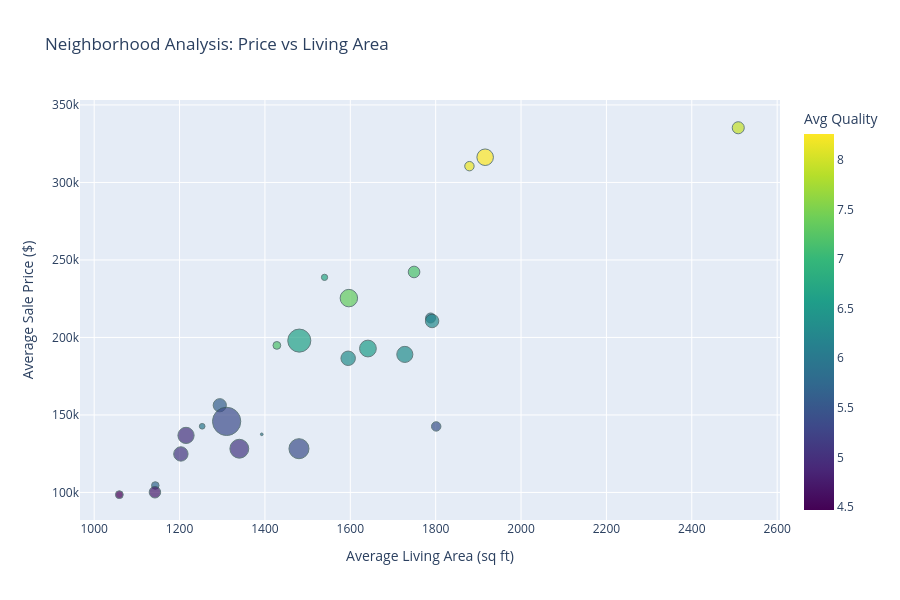
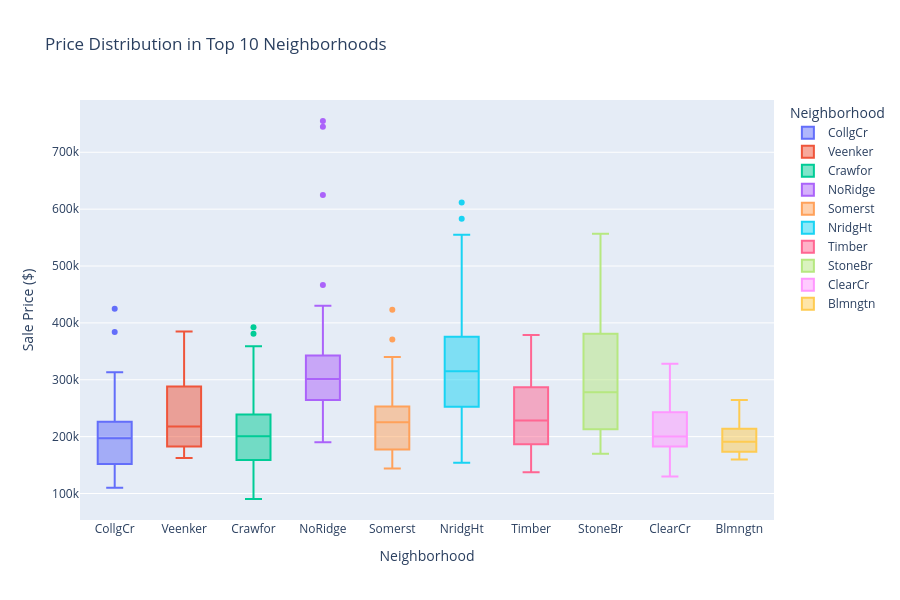
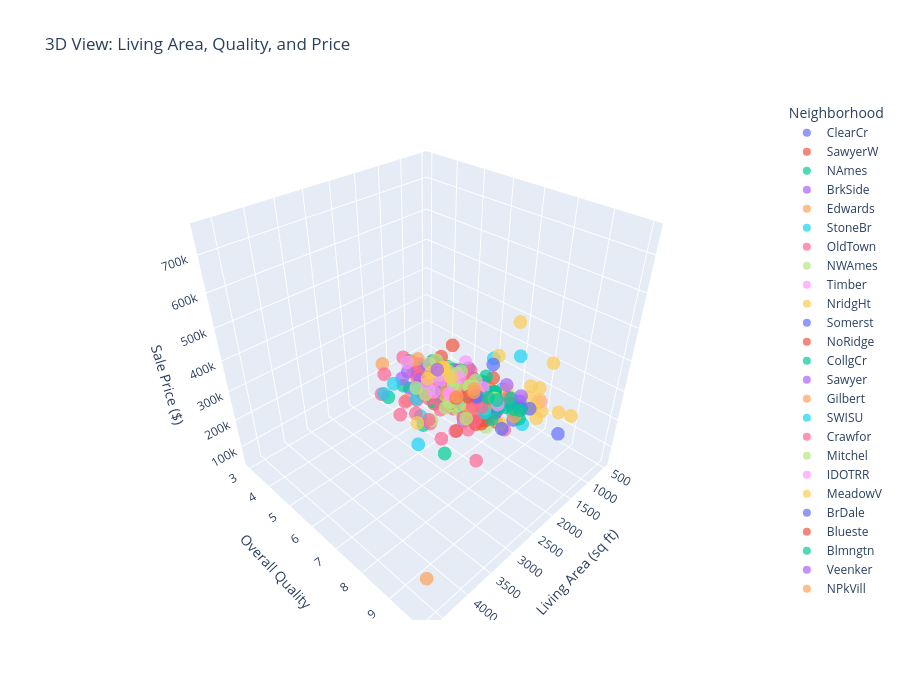

The notebook cell saved with these charts, in order:
### Markdown cell above
<a id="section17"></a>
## 17. Spatial Visualization

Create interactive visualizations showing price patterns by location.

### Code cell
# Interactive visualization with Plotly
if 'Neighborhood' in train_df.columns:
    # Create interactive neighborhood price visualization
    neighborhood_plot_data = train_df.groupby('Neighborhood').agg({
        'SalePrice': ['mean', 'median', 'count'],
        'GrLivArea': 'mean',
        'OverallQual': 'mean'
    }).reset_index()
    
    neighborhood_plot_data.columns = ['Neighborhood', 'AvgPrice', 'MedianPrice', 'Count', 'AvgLivArea', 'AvgQuality']
    
    # Interactive scatter plot
    fig = px.scatter(neighborhood_plot_data,
                     x='AvgLivArea',
                     y='AvgPrice',
                     size='Count',
                     color='AvgQuality',
                     hover_data=['Neighborhood', 'MedianPrice'],
                     title='Neighborhood Analysis: Price vs Living Area',
                     labels={'AvgLivArea': 'Average Living Area (sq ft)',
                            'AvgPrice': 'Average Sale Price ($)',
                            'AvgQuality': 'Avg Quality',
                            'Count': 'Number of Houses'},
                     color_continuous_scale='Viridis',
                     height=600)
    
    fig.update_traces(marker=dict(line=dict(width=1, color='DarkSlateGrey')))
    fig.show()
    
    # Box plot of prices by top neighborhoods
    top_neighborhoods = neighborhood_stats.head(10).index.tolist()
    train_top_neighborhoods = train_df[train_df['Neighborhood'].isin(top_neighborhoods)]
    
    fig = px.box(train_top_neighborhoods,
                 x='Neighborhood',
                 y='SalePrice',
                 title='Price Distribution in Top 10 Neighborhoods',
                 labels={'SalePrice': 'Sale Price ($)'},
                 color='Neighborhood',
                 height=600)
    
    # fig.update_xaxis(tickangle=45)
    fig.show()
    
    # 3D scatter plot
    fig = px.scatter_3d(train_df.sample(500),
                        x='GrLivArea',
                        y='OverallQual',
                        z='SalePrice',
                        color='Neighborhood',
                        title='3D View: Living Area, Quality, and Price',
                        labels={'GrLivArea': 'Living Area (sq ft)',
                               'OverallQual': 'Overall Quality',
                               'SalePrice': 'Sale Price ($)'},
                        height=700,
                        opacity=0.7)
    
    fig.show()
    
    print("✓ Interactive spatial visualizations created")
else:
    print("Neighborhood column not found for visualization")

### Figure 1 — Plotly figure (JSON) as saved in the notebook; plotly's stock layout.template omitted (floating-point values rounded to 4 significant figures)
{"data": [{"customdata": [["Blmngtn", 191000], ["Blueste", 137500], ["BrDale", 106000], ["BrkSide", 124300], ["ClearCr", 200250], ["CollgCr", 197200], ["Crawfor", 200624], ["Edwards", 121750], ["Gilbert", 181000], ["IDOTRR", 103000], ["MeadowV", 88000], ["Mitchel", 153500], ["NAmes", 140000], ["NPkVill", 146000], ["NWAmes", 182900], ["NoRidge", 301500], ["NridgHt", 315000], ["OldTown", 119000], ["SWISU", 139500], ["Sawyer", 135000], ["SawyerW", 179900], ["Somerst", 225500], ["StoneBr", 278000], ["Timber", 228475], ["Veenker", 218000]], "hovertemplate": "Average Living Area (sq ft)=%{x}<br>Average Sale Price ($)=%{y}<br>Number of Houses=%{marker.size}<br>Neighborhood=%{customdata[0]}<br>MedianPrice=%{customdata[1]}<br>Avg Quality=%{marker.color}<extra></extra>", "legendgroup": "", "marker": {"color": [7.176, 6, 5.688, 5.052, 5.893, 6.64, 6.275, 5.08, 6.557, 4.757, 4.471, 5.592, 5.36, 6, 6.329, 7.927, 8.26, 5.389, 5.44, 5.027, 6.322, 7.337, 8.16, 7.158, 6.727], "coloraxis": "coloraxis", "line": {"color": "DarkSlateGrey", "width": 1}, "size": [17, 2, 16, 58, 28, 150, 51, 100, 79, 37, 17, 49, 225, 9, 73, 41, 77, 113, 25, 74, 59, 86, 25, 38, 11], "sizemode": "area", "sizeref": 0.5625, "symbol": "circle"}, "mode": "markers", "name": "", "orientation": "v", "showlegend": false, "type": "scatter", "x": [1428.0, 1392.0, 1143.0, 1203.0, 1788.0, 1480.0, 1792.0, 1340.0, 1641.0, 1142.0, 1059.0, 1294.0, 1310.0, 1253, 1728.0, 2509.0, 1916.0, 1480.0, 1801.0, 1215.0, 1595.0, 1597.0, 1879.0, 1749.0, 1540.0], "xaxis": "x", "y": [194900.0, 137500, 104500.0, 124800.0, 212600.0, 198000.0, 210600.0, 128200.0, 192900.0, 100100.0, 98580.0, 156300.0, 145800.0, 142700.0, 189100.0, 335300.0, 316300.0, 128200.0, 142600.0, 136800.0, 186600.0, 225400.0, 310499, 242200.0, 238800.0], "yaxis": "y"}], "layout": {"coloraxis": {"colorbar": {"title": {"text": "Avg Quality"}}, "colorscale": [[0, "#440154"], [0.1111, "#482878"], [0.2222, "#3e4989"], [0.3333, "#31688e"], [0.4444, "#26828e"], [0.5556, "#1f9e89"], [0.6667, "#35b779"], [0.7778, "#6ece58"], [0.8889, "#b5de2b"], [1, "#fde725"]]}, "height": 600, "legend": {"itemsizing": "constant", "tracegroupgap": 0}, "title": {"text": "Neighborhood Analysis: Price vs Living Area"}, "xaxis": {"anchor": "y", "domain": [0, 1], "title": {"text": "Average Living Area (sq ft)"}}, "yaxis": {"anchor": "x", "domain": [0, 1], "title": {"text": "Average Sale Price ($)"}}}}

### Figure 2 — Plotly figure (JSON) as saved in the notebook; plotly's stock layout.template omitted (floating-point values rounded to 4 significant figures; data arrays with more than 128 entries replaced by an {"elided": "..."} marker saying what was removed)
{"data": [{"alignmentgroup": "True", "hovertemplate": "Neighborhood=%{x}<br>Sale Price ($)=%{y}<extra></extra>", "legendgroup": "CollgCr", "marker": {"color": "#636efa"}, "name": "CollgCr", "notched": false, "offsetgroup": "CollgCr", "orientation": "v", "showlegend": true, "type": "box", "x": {"elided": "150 str values"}, "x0": " ", "xaxis": "x", "y": {"elided": "150 int values"}, "y0": " ", "yaxis": "y"}, {"alignmentgroup": "True", "hovertemplate": "Neighborhood=%{x}<br>Sale Price ($)=%{y}<extra></extra>", "legendgroup": "Veenker", "marker": {"color": "#EF553B"}, "name": "Veenker", "notched": false, "offsetgroup": "Veenker", "orientation": "v", "showlegend": true, "type": "box", "x": ["Veenker", "Veenker", "Veenker", "Veenker", "Veenker", "Veenker", "Veenker", "Veenker", "Veenker", "Veenker", "Veenker"], "x0": " ", "xaxis": "x", "y": [181500, 385000, 162500, 324000, 245500, 165000, 270000, 187000, 218000, 194000, 294000], "y0": " ", "yaxis": "y"}, {"alignmentgroup": "True", "hovertemplate": "Neighborhood=%{x}<br>Sale Price ($)=%{y}<extra></extra>", "legendgroup": "Crawfor", "marker": {"color": "#00cc96"}, "name": "Crawfor", "notched": false, "offsetgroup": "Crawfor", "orientation": "v", "showlegend": true, "type": "box", "x": ["Crawfor", "Crawfor", "Crawfor", "Crawfor", "Crawfor", "Crawfor", "Crawfor", "Crawfor", "Crawfor", "Crawfor", "Crawfor", "Crawfor", "Crawfor", "Crawfor", "Crawfor", "Crawfor", "Crawfor", "Crawfor", "Crawfor", "Crawfor", "Crawfor", "Crawfor", "Crawfor", "Crawfor", "Crawfor", "Crawfor", "Crawfor", "Crawfor", "Crawfor", "Crawfor", "Crawfor", "Crawfor", "Crawfor", "Crawfor", "Crawfor", "Crawfor", "Crawfor", "Crawfor", "Crawfor", "Crawfor", "Crawfor", "Crawfor", "Crawfor", "Crawfor", "Crawfor", "Crawfor", "Crawfor", "Crawfor", "Crawfor", "Crawfor", "Crawfor"], "x0": " ", "xaxis": "x", "y": [140000, 163500, 217000, 259500, 200100, 315000, 311500, 235000, 158500, 157000, 177000, 239000, 90350, 188700, 289000, 96500, 234000, 200624, 217500, 359100, 149000, 137500, 257500, 222000, 164000, 189950, 250000, 145000, 145000, 160000, 165000, 119750, 220000, 219500, 174500, 230000, 224000, 239000, 154900, 392500, 138887, 230000, 381000, 139000, 177500, 335000, 177000, 275000, 223000, 191000, 266500], "y0": " ", "yaxis": "y"}, {"alignmentgroup": "True", "hovertemplate": "Neighborhood=%{x}<br>Sale Price ($)=%{y}<extra></extra>", "legendgroup": "NoRidge", "marker": {"color": "#ab63fa"}, "name": "NoRidge", "notched": false, "offsetgroup": "NoRidge", "orientation": "v", "showlegend": true, "type": "box", "x": ["NoRidge", "NoRidge", "NoRidge", "NoRidge", "NoRidge", "NoRidge", "NoRidge", "NoRidge", "NoRidge", "NoRidge", "NoRidge", "NoRidge", "NoRidge", "NoRidge", "NoRidge", "NoRidge", "NoRidge", "NoRidge", "NoRidge", "NoRidge", "NoRidge", "NoRidge", "NoRidge", "NoRidge", "NoRidge", "NoRidge", "NoRidge", "NoRidge", "NoRidge", "NoRidge", "NoRidge", "NoRidge", "NoRidge", "NoRidge", "NoRidge", "NoRidge", "NoRidge", "NoRidge", "NoRidge", "NoRidge", "NoRidge"], "x0": " ", "xaxis": "x", "y": [250000, 260000, 290000, 403000, 290000, 260000, 280000, 258000, 315000, 430000, 265000, 315750, 248000, 268000, 350000, 402000, 221000, 755000, 341000, 260400, 290000, 337000, 269790, 336000, 348000, 310000, 248000, 325000, 625000, 285000, 745000, 262000, 301500, 290000, 302000, 333168, 190000, 410000, 466500, 340000, 271000], "y0": " ", "yaxis": "y"}, {"alignmentgroup": "True", "hovertemplate": "Neighborhood=%{x}<br>Sale Price ($)=%{y}<extra></extra>", "legendgroup": "Somerst", "marker": {"color": "#FFA15A"}, "name": "Somerst", "notched": false, "offsetgroup": "Somerst", "orientation": "v", "showlegend": true, "type": "box", "x": ["Somerst", "Somerst", "Somerst", "Somerst", "Somerst", "Somerst", "Somerst", "Somerst", "Somerst", "Somerst", "Somerst", "Somerst", "Somerst", "Somerst", "Somerst", "Somerst", "Somerst", "Somerst", "Somerst", "Somerst", "Somerst", "Somerst", "Somerst", "Somerst", "Somerst", "Somerst", "Somerst", "Somerst", "Somerst", "Somerst", "Somerst", "Somerst", "Somerst", "Somerst", "Somerst", "Somerst", "Somerst", "Somerst", "Somerst", "Somerst", "Somerst", "Somerst", "Somerst", "Somerst", "Somerst", "Somerst", "Somerst", "Somerst", "Somerst", "Somerst", "Somerst", "Somerst", "Somerst", "Somerst", "Somerst", "Somerst", "Somerst", "Somerst", "Somerst", "Somerst", "Somerst", "Somerst", "Somerst", "Somerst", "Somerst", "Somerst", "Somerst", "Somerst", "Somerst", "Somerst", "Somerst", "Somerst", "Somerst", "Somerst", "Somerst", "Somerst", "Somerst", "Somerst", "Somerst", "Somerst", "Somerst", "Somerst", "Somerst", "Somerst", "Somerst", "Somerst"], "x0": " ", "xaxis": "x", "y": [307000, 249700, 172500, 245000, 164500, 250000, 176000, 254900, 177000, 311872, 252678, 262500, 207500, 266000, 185000, 244600, 164700, 239000, 270000, 340000, 187750, 241000, 339750, 222000, 210000, 263435, 226700, 208300, 176000, 263000, 146000, 151000, 168500, 226000, 370878, 205950, 423000, 227875, 148800, 196000, 172500, 179400, 215200, 264132, 225000, 227680, 232600, 147400, 151000, 250580, 303477, 328900, 255000, 173733, 320000, 253000, 155000, 182000, 165000, 199900, 197000, 232000, 252000, 197000, 160000, 235128, 171900, 174000, 290000, 229456, 214000, 248328, 186500, 183900, 232000, 208900, 147000, 227000, 177500, 144152, 216000, 250000, 282922, 310000, 287090, 185000], "y0": " ", "yaxis": "y"}, {"alignmentgroup": "True", "hovertemplate": "Neighborhood=%{x}<br>Sale Price ($)=%{y}<extra></extra>", "legendgroup": "NridgHt", "marker": {"color": "#19d3f3"}, "name": "NridgHt", "notched": false, "offsetgroup": "NridgHt", "orientation": "v", "showlegend": true, "type": "box", "x": ["NridgHt", "NridgHt", "NridgHt", "NridgHt", "NridgHt", "NridgHt", "NridgHt", "NridgHt", "NridgHt", "NridgHt", "NridgHt", "NridgHt", "NridgHt", "NridgHt", "NridgHt", "NridgHt", "NridgHt", "NridgHt", "NridgHt", "NridgHt", "NridgHt", "NridgHt", "NridgHt", "NridgHt", "NridgHt", "NridgHt", "NridgHt", "NridgHt", "NridgHt", "NridgHt", "NridgHt", "NridgHt", "NridgHt", "NridgHt", "NridgHt", "NridgHt", "NridgHt", "NridgHt", "NridgHt", "NridgHt", "NridgHt", "NridgHt", "NridgHt", "NridgHt", "NridgHt", "NridgHt", "NridgHt", "NridgHt", "NridgHt", "NridgHt", "NridgHt", "NridgHt", "NridgHt", "NridgHt", "NridgHt", "NridgHt", "NridgHt", "NridgHt", "NridgHt", "NridgHt", "NridgHt", "NridgHt", "NridgHt", "NridgHt", "NridgHt", "NridgHt", "NridgHt", "NridgHt", "NridgHt", "NridgHt", "NridgHt", "NridgHt", "NridgHt", "NridgHt", "NridgHt", "NridgHt", "NridgHt"], "x0": " ", "xaxis": "x", "y": [345000, 325300, 256300, 306000, 277500, 309000, 319900, 202500, 317000, 372402, 412500, 220000, 325624, 274900, 386250, 318000, 415298, 207500, 360000, 342643, 354000, 284000, 207000, 266000, 154000, 437154, 318061, 426000, 280000, 555000, 250000, 440000, 380000, 326000, 374000, 202665, 402861, 446261, 255500, 284000, 214000, 253293, 451950, 275000, 314813, 209500, 274000, 194700, 254000, 275500, 395000, 485000, 582933, 224000, 385000, 350000, 611657, 285000, 173000, 395192, 337500, 196000, 185850, 335000, 280000, 318000, 230000, 233170, 367294, 175500, 465000, 171750, 281000, 325000, 202500, 315000, 394617], "y0": " ", "yaxis": "y"}, {"alignmentgroup": "True", "hovertemplate": "Neighborhood=%{x}<br>Sale Price ($)=%{y}<extra></extra>", "legendgroup": "Timber", "marker": {"color": "#FF6692"}, "name": "Timber", "notched": false, "offsetgroup": "Timber", "orientation": "v", "showlegend": true, "type": "box", "x": ["Timber", "Timber", "Timber", "Timber", "Timber", "Timber", "Timber", "Timber", "Timber", "Timber", "Timber", "Timber", "Timber", "Timber", "Timber", "Timber", "Timber", "Timber", "Timber", "Timber", "Timber", "Timber", "Timber", "Timber", "Timber", "Timber", "Timber", "Timber", "Timber", "Timber", "Timber", "Timber", "Timber", "Timber", "Timber", "Timber", "Timber", "Timber"], "x0": " ", "xaxis": "x", "y": [170000, 220000, 269500, 228000, 184000, 375000, 228950, 202900, 175000, 204000, 175000, 315000, 224500, 369900, 305000, 335000, 176000, 312500, 187500, 248900, 187500, 201000, 137500, 270000, 214900, 287000, 293077, 315500, 250000, 186700, 265900, 378500, 180000, 283463, 239000, 167500, 281213, 160000], "y0": " ", "yaxis": "y"}, {"alignmentgroup": "True", "hovertemplate": "Neighborhood=%{x}<br>Sale Price ($)=%{y}<extra></extra>", "legendgroup": "StoneBr", "marker": {"color": "#B6E880"}, "name": "StoneBr", "notched": false, "offsetgroup": "StoneBr", "orientation": "v", "showlegend": true, "type": "box", "x": ["StoneBr", "StoneBr", "StoneBr", "StoneBr", "StoneBr", "StoneBr", "StoneBr", "StoneBr", "StoneBr", "StoneBr", "StoneBr", "StoneBr", "StoneBr", "StoneBr", "StoneBr", "StoneBr", "StoneBr", "StoneBr", "StoneBr", "StoneBr", "StoneBr", "StoneBr", "StoneBr", "StoneBr", "StoneBr"], "x0": " ", "xaxis": "x", "y": [438780, 239000, 501837, 286000, 377426, 394432, 212000, 251000, 325000, 319000, 372500, 207500, 392000, 361919, 189000, 275000, 236500, 180000, 538000, 187500, 556581, 213500, 170000, 278000, 260000], "y0": " ", "yaxis": "y"}, {"alignmentgroup": "True", "hovertemplate": "Neighborhood=%{x}<br>Sale Price ($)=%{y}<extra></extra>", "legendgroup": "ClearCr", "marker": {"color": "#FF97FF"}, "name": "ClearCr", "notched": false, "offsetgroup": "ClearCr", "orientation": "v", "showlegend": true, "type": "box", "x": ["ClearCr", "ClearCr", "ClearCr", "ClearCr", "ClearCr", "ClearCr", "ClearCr", "ClearCr", "ClearCr", "ClearCr", "ClearCr", "ClearCr", "ClearCr", "ClearCr", "ClearCr", "ClearCr", "ClearCr", "ClearCr", "ClearCr", "ClearCr", "ClearCr", "ClearCr", "ClearCr", "ClearCr", "ClearCr", "ClearCr", "ClearCr", "ClearCr"], "x0": " ", "xaxis": "x", "y": [225000, 180000, 235000, 190000, 211000, 277000, 241500, 192000, 190000, 130000, 134432, 240000, 280000, 256000, 143000, 173000, 302000, 187500, 200000, 155000, 185000, 240000, 244400, 328000, 200500, 161500, 260000, 190000], "y0": " ", "yaxis": "y"}, {"alignmentgroup": "True", "hovertemplate": "Neighborhood=%{x}<br>Sale Price ($)=%{y}<extra></extra>", "legendgroup": "Blmngtn", "marker": {"color": "#FECB52"}, "name": "Blmngtn", "notched": false, "offsetgroup": "Blmngtn", "orientation": "v", "showlegend": true, "type": "box", "x": ["Blmngtn", "Blmngtn", "Blmngtn", "Blmngtn", "Blmngtn", "Blmngtn", "Blmngtn", "Blmngtn", "Blmngtn", "Blmngtn", "Blmngtn", "Blmngtn", "Blmngtn", "Blmngtn", "Blmngtn", "Blmngtn", "Blmngtn"], "x0": " ", "xaxis": "x", "y": [167240, 192500, 192000, 172500, 178740, 234000, 194201, 264561, 160200, 215000, 159895, 181000, 213490, 191000, 174000, 246578, 175900], "y0": " ", "yaxis": "y"}], "layout": {"boxmode": "overlay", "height": 600, "legend": {"title": {"text": "Neighborhood"}, "tracegroupgap": 0}, "title": {"text": "Price Distribution in Top 10 Neighborhoods"}, "xaxis": {"anchor": "y", "categoryarray": ["CollgCr", "Veenker", "Crawfor", "NoRidge", "Somerst", "NridgHt", "Timber", "StoneBr", "ClearCr", "Blmngtn"], "categoryorder": "array", "domain": [0, 1], "title": {"text": "Neighborhood"}}, "yaxis": {"anchor": "x", "domain": [0, 1], "title": {"text": "Sale Price ($)"}}}}

### Figure 3 — Plotly figure (JSON) as saved in the notebook; plotly's stock layout.template omitted (floating-point values rounded to 4 significant figures)
{"data": [{"hovertemplate": "Neighborhood=ClearCr<br>Living Area (sq ft)=%{x}<br>Overall Quality=%{y}<br>Sale Price ($)=%{z}<extra></extra>", "legendgroup": "ClearCr", "marker": {"color": "#636efa", "opacity": 0.7, "symbol": "circle"}, "mode": "markers", "name": "ClearCr", "scene": "scene", "showlegend": true, "type": "scatter3d", "x": [1252, 2022, 1824, 1291, 2060, 1524, 2126, 1688], "y": [6, 7, 7, 6, 6, 7, 5, 6], "z": [235000, 192000, 302000, 173000, 211000, 260000, 185000, 200000]}, {"hovertemplate": "Neighborhood=SawyerW<br>Living Area (sq ft)=%{x}<br>Overall Quality=%{y}<br>Sale Price ($)=%{z}<extra></extra>", "legendgroup": "SawyerW", "marker": {"color": "#EF553B", "opacity": 0.7, "symbol": "circle"}, "mode": "markers", "name": "SawyerW", "scene": "scene", "showlegend": true, "type": "scatter3d", "x": [1603, 1141, 784, 1564, 2196, 884, 1097, 2730, 1710, 965, 1114, 1224, 1080, 752, 2084, 1911, 918, 1845], "y": [6, 6, 6, 6, 7, 5, 6, 7, 6, 5, 6, 5, 7, 6, 7, 8, 6, 6], "z": [175900, 142500, 76000, 171000, 271900, 144000, 152000, 301000, 187000, 119900, 155000, 153337, 141000, 125000, 233000, 215000, 99500, 189000]}, {"hovertemplate": "Neighborhood=NAmes<br>Living Area (sq ft)=%{x}<br>Overall Quality=%{y}<br>Sale Price ($)=%{z}<extra></extra>", "legendgroup": "NAmes", "marker": {"color": "#00cc96", "opacity": 0.7, "symbol": "circle"}, "mode": "markers", "name": "NAmes", "scene": "scene", "showlegend": true, "type": "scatter3d", "x": [864, 912, 1040, 1040, 1385, 1337, 1302, 1888, 1425, 832, 1362, 1196, 1050, 1478, 1738, 1052, 1269, 936, 928, 1431, 1812, 1040, 910, 1040, 1394, 1152, 1225, 1138, 1314, 999, 981, 773, 1644, 1839, 1584, 3112, 1200, 1851, 1092, 1344, 1251, 1056, 1048, 1657, 892, 1265, 1134, 1600, 1224, 1065, 2223, 1056, 882, 2634, 2217, 1054, 1661, 827, 1383, 1053, 1350, 1422, 1128, 1348, 1728, 900, 952, 1216, 1716, 1148, 2380, 864, 1277, 1144, 1375, 907, 1026, 2142, 864, 1382, 2704, 1109], "y": [6, 5, 3, 4, 5, 6, 6, 6, 6, 6, 6, 6, 5, 6, 4, 5, 5, 5, 5, 6, 5, 5, 5, 4, 6, 5, 4, 6, 5, 5, 6, 5, 6, 6, 5, 8, 5, 6, 6, 5, 6, 5, 5, 6, 5, 5, 5, 5, 4, 5, 7, 5, 5, 5, 8, 6, 6, 5, 6, 5, 6, 5, 5, 6, 5, 5, 4, 5, 6, 5, 6, 4, 7, 5, 6, 4, 6, 6, 4, 6, 8, 5], "z": [127500, 120000, 93500, 90000, 166000, 181000, 158000, 190000, 180500, 105500, 163000, 139000, 128900, 156500, 104900, 138500, 155000, 129000, 132000, 165000, 169500, 109500, 116000, 109900, 159000, 180500, 128950, 145000, 145000, 134500, 143250, 110000, 167000, 155000, 124000, 235000, 146000, 187000, 145000, 144000, 160000, 142000, 135000, 163500, 110000, 179900, 135000, 207500, 101800, 126500, 244000, 139000, 106500, 200000, 268000, 137500, 165500, 107500, 145250, 145500, 168500, 139900, 118000, 155000, 142600, 134800, 135750, 118500, 171000, 132500, 129000, 120500, 167000, 124000, 140000, 109008, 156000, 193500, 115000, 176000, 345000, 139000]}, {"hovertemplate": "Neighborhood=BrkSide<br>Living Area (sq ft)=%{x}<br>Overall Quality=%{y}<br>Sale Price ($)=%{z}<extra></extra>", "legendgroup": "BrkSide", "marker": {"color": "#ab63fa", "opacity": 0.7, "symbol": "circle"}, "mode": "markers", "name": "BrkSide", "scene": "scene", "showlegend": true, "type": "scatter3d", "x": [784, 729, 875, 1539, 1301, 1362, 935, 1576, 904, 2019, 1412, 520, 1577, 960, 1218, 1820], "y": [5, 3, 5, 5, 5, 6, 5, 5, 6, 7, 6, 4, 6, 4, 6, 7], "z": [109500, 52000, 105000, 141500, 100000, 128000, 79500, 223500, 119000, 167500, 132500, 68500, 140200, 129000, 131000, 184000]}, {"hovertemplate": "Neighborhood=Edwards<br>Living Area (sq ft)=%{x}<br>Overall Quality=%{y}<br>Sale Price ($)=%{z}<extra></extra>", "legendgroup": "Edwards", "marker": {"color": "#FFA15A", "opacity": 0.7, "symbol": "circle"}, "mode": "markers", "name": "Edwards", "scene": "scene", "showlegend": true, "type": "scatter3d", "x": [796, 4676, 774, 894, 1250, 980, 1125, 1221, 1698, 1144, 1117, 1922, 1470, 816, 2200, 1487, 1674, 944, 1256, 1090, 864, 1196, 1466, 1184, 1152, 1604, 948, 996, 1426, 1689, 1072, 1733], "y": [5, 10, 3, 4, 5, 6, 6, 5, 9, 5, 6, 7, 4, 6, 5, 6, 6, 3, 5, 5, 5, 6, 5, 5, 4, 5, 4, 5, 6, 6, 5, 3], "z": [85000, 184750, 79000, 110000, 116000, 127500, 125000, 104900, 320000, 129000, 107000, 198500, 135000, 118500, 145900, 113000, 185000, 82000, 147500, 157000, 99900, 110000, 149900, 81000, 82000, 117000, 111000, 108000, 159500, 127500, 145000, 139600]}, {"hovertemplate": "Neighborhood=StoneBr<br>Living Area (sq ft)=%{x}<br>Overall Quality=%{y}<br>Sale Price ($)=%{z}<extra></extra>", "legendgroup": "StoneBr", "marker": {"color": "#19d3f3", "opacity": 0.7, "symbol": "circle"}, "mode": "markers", "name": "StoneBr", "scene": "scene", "showlegend": true, "type": "scatter3d", "x": [1742, 1338, 1419, 1826, 2945, 2868, 1502, 2576], "y": [8, 8, 8, 8, 10, 9, 8, 8], "z": [275000, 213500, 392000, 319000, 438780, 556581, 212000, 361919]}, {"hovertemplate": "Neighborhood=OldTown<br>Living Area (sq ft)=%{x}<br>Overall Quality=%{y}<br>Sale Price ($)=%{z}<extra></extra>", "legendgroup": "OldTown", "marker": {"color": "#FF6692", "opacity": 0.7, "symbol": "circle"}, "mode": "markers", "name": "OldTown", "scene": "scene", "showlegend": true, "type": "scatter3d", "x": [968, 2792, 1236, 1363, 882, 1652, 1389, 886, 1374, 1960, 2358, 804, 2554, 1118, 901, 1440, 693, 2372, 882, 1111, 1699, 1103, 1482, 1635, 789, 1368, 1284, 2210, 1034, 1466, 1826, 1641, 1795, 1130, 720, 2290, 968, 1666, 1328, 1022, 1656, 1183, 1889], "y": [5, 6, 6, 4, 4, 5, 7, 5, 4, 5, 8, 5, 7, 6, 4, 5, 4, 5, 5, 7, 3, 6, 7, 6, 5, 6, 5, 6, 5, 5, 7, 7, 5, 5, 6, 4, 4, 8, 4, 5, 5, 3, 7], "z": [100000, 256000, 149700, 125500, 103200, 139000, 135000, 91300, 105000, 124500, 122000, 119000, 159500, 116000, 107900, 79000, 52500, 107500, 97000, 116900, 95000, 110500, 143000, 117000, 115000, 114504, 110000, 117500, 109000, 170000, 155000, 178000, 131500, 120000, 105900, 122500, 64500, 161000, 107000, 85000, 135000, 120000, 122000]}, {"hovertemplate": "Neighborhood=NWAmes<br>Living Area (sq ft)=%{x}<br>Overall Quality=%{y}<br>Sale Price ($)=%{z}<extra></extra>", "legendgroup": "NWAmes", "marker": {"color": "#B6E880", "opacity": 0.7, "symbol": "circle"}, "mode": "markers", "name": "NWAmes", "scene": "scene", "showlegend": true, "type": "scatter3d", "x": [1334, 2156, 1258, 1724, 1416, 2784, 1844, 1725, 1920, 1370, 1714, 1489, 1178, 1242, 1126, 1472, 1381, 1556, 2183, 2353, 1411, 1586, 1484, 1621, 1656], "y": [6, 7, 6, 6, 6, 7, 6, 7, 7, 7, 7, 6, 5, 7, 5, 7, 6, 6, 7, 7, 7, 6, 5, 7, 5], "z": [167900, 262500, 145000, 197900, 179900, 250000, 190000, 197000, 170000, 152000, 196500, 185750, 157000, 175500, 175000, 187500, 197500, 154000, 229000, 260000, 82500, 181000, 175000, 202500, 135000]}, {"hovertemplate": "Neighborhood=Timber<br>Living Area (sq ft)=%{x}<br>Overall Quality=%{y}<br>Sale Price ($)=%{z}<extra></extra>", "legendgroup": "Timber", "marker": {"color": "#FF97FF", "opacity": 0.7, "symbol": "circle"}, "mode": "markers", "name": "Timber", "scene": "scene", "showlegend": true, "type": "scatter3d", "x": [1776, 1800, 1894, 2262, 1756, 1344, 2036, 1146, 1412, 2898, 1646, 1620], "y": [8, 8, 7, 8, 6, 6, 7, 7, 6, 8, 8, 9], "z": [283463, 312500, 214900, 305000, 204000, 137500, 375000, 187500, 175000, 287000, 248900, 315500]}, {"hovertemplate": "Neighborhood=NridgHt<br>Living Area (sq ft)=%{x}<br>Overall Quality=%{y}<br>Sale Price ($)=%{z}<extra></extra>", "legendgroup": "NridgHt", "marker": {"color": "#FECB52", "opacity": 0.7, "symbol": "circle"}, "mode": "markers", "name": "NridgHt", "scene": "scene", "showlegend": true, "type": "scatter3d", "x": [1364, 1684, 2713, 2374, 1828, 1976, 2402, 1652, 2364, 1702, 2098, 2084, 1940, 1704, 1944, 1836, 1869, 2596, 1718, 1626, 1713, 2161, 1358, 1358, 1561, 2184], "y": [7, 9, 9, 8, 9, 8, 10, 9, 9, 9, 8, 10, 9, 8, 9, 8, 9, 9, 10, 7, 8, 8, 7, 7, 9, 9], "z": [185850, 266000, 446261, 285000, 314813, 440000, 555000, 325000, 611657, 367294, 275500, 385000, 395192, 306000, 360000, 280000, 318061, 342643, 337500, 175500, 274900, 325624, 224000, 207000, 277500, 335000]}, {"hovertemplate": "Neighborhood=Somerst<br>Living Area (sq ft)=%{x}<br>Overall Quality=%{y}<br>Sale Price ($)=%{z}<extra></extra>", "legendgroup": "Somerst", "marker": {"color": "#636efa", "opacity": 0.7, "symbol": "circle"}, "mode": "markers", "name": "Somerst", "scene": "scene", "showlegend": true, "type": "scatter3d", "x": [2097, 1953, 1250, 1665, 1441, 1301, 1452, 1241, 1852, 1314, 1929, 1489, 1102, 1547, 1958, 1247, 1563, 1352, 1933, 1576, 1939, 1250, 2466, 1496, 1689, 1905, 2007, 1739], "y": [8, 8, 7, 7, 8, 7, 7, 7, 7, 8, 7, 8, 7, 7, 7, 8, 8, 7, 6, 7, 8, 7, 8, 8, 7, 9, 10, 8], "z": [423000, 252000, 164700, 205950, 174000, 187750, 183900, 199900, 252678, 229456, 226000, 232600, 148800, 215200, 250000, 197000, 245000, 208900, 214000, 197000, 266000, 171900, 340000, 225000, 248328, 320000, 310000, 172500]}, {"hovertemplate": "Neighborhood=NoRidge<br>Living Area (sq ft)=%{x}<br>Overall Quality=%{y}<br>Sale Price ($)=%{z}<extra></extra>", "legendgroup": "NoRidge", "marker": {"color": "#EF553B", "opacity": 0.7, "symbol": "circle"}, "mode": "markers", "name": "NoRidge", "scene": "scene", "showlegend": true, "type": "scatter3d", "x": [2531, 2263, 2344, 2418, 3627, 2285, 2198, 4316, 2520, 4476, 2872, 2417, 2270], "y": [8, 8, 7, 7, 10, 8, 8, 10, 8, 10, 8, 8, 8], "z": [290000, 258000, 265000, 341000, 625000, 248000, 250000, 755000, 310000, 745000, 285000, 260000, 290000]}, {"hovertemplate": "Neighborhood=CollgCr<br>Living Area (sq ft)=%{x}<br>Overall Quality=%{y}<br>Sale Price ($)=%{z}<extra></extra>", "legendgroup": "CollgCr", "marker": {"color": "#00cc96", "opacity": 0.7, "symbol": "circle"}, "mode": "markers", "name": "CollgCr", "scene": "scene", "showlegend": true, "type": "scatter3d", "x": [1208, 1792, 1494, 1494, 1786, 1724, 1479, 1456, 1694, 882, 1500, 1861, 1614, 768, 2031, 924, 954, 2031, 848, 2263, 1392, 990, 1494, 1829, 1872, 1294, 1661, 1226, 990, 1430, 1962, 1536, 1734, 1220, 1786, 1456, 1573, 2153, 894, 1456, 1316, 1414, 1661, 1099, 1504, 1501, 1796, 864, 1040, 1716], "y": [7, 7, 7, 6, 6, 7, 7, 6, 8, 5, 7, 7, 7, 5, 7, 5, 5, 8, 6, 8, 6, 5, 7, 7, 8, 7, 7, 7, 5, 7, 7, 7, 7, 7, 7, 7, 7, 9, 5, 7, 7, 7, 7, 5, 7, 7, 6, 5, 5, 7], "z": [195400, 231500, 279500, 217000, 204750, 188000, 191000, 163990, 245350, 112500, 190000, 200000, 221500, 133000, 222500, 110000, 132500, 237000, 149300, 287000, 161750, 156000, 221000, 237000, 261500, 193879, 212000, 198900, 126000, 187100, 239799, 214000, 260000, 194000, 223500, 189000, 227000, 313000, 123000, 155835, 200141, 185500, 224900, 144000, 203000, 204000, 211000, 133500, 124000, 191000]}, {"hovertemplate": "Neighborhood=Sawyer<br>Living Area (sq ft)=%{x}<br>Overall Quality=%{y}<br>Sale Price ($)=%{z}<extra></extra>", "legendgroup": "Sawyer", "marker": {"color": "#ab63fa", "opacity": 0.7, "symbol": "circle"}, "mode": "markers", "name": "Sawyer", "scene": "scene", "showlegend": true, "type": "scatter3d", "x": [1386, 899, 988, 912, 1479, 948, 935, 912, 1029, 1039, 1779, 900, 1768, 1620, 912, 1212, 1383, 894, 1020, 955, 1092, 1296, 860, 1920, 1236, 1068, 1006, 1721, 1067, 894], "y": [6, 5, 5, 6, 6, 5, 5, 5, 4, 5, 5, 5, 4, 4, 5, 6, 5, 5, 5, 5, 5, 4, 5, 5, 5, 6, 5, 5, 4, 5], "z": [158900, 130000, 128500, 142000, 130500, 108000, 137000, 144000, 118500, 131500, 170000, 122000, 136500, 150000, 125000, 151000, 165000, 129000, 94000, 127000, 139000, 90000, 137000, 172500, 135000, 154500, 80000, 180000, 128000, 125000]}, {"hovertemplate": "Neighborhood=Gilbert<br>Living Area (sq ft)=%{x}<br>Overall Quality=%{y}<br>Sale Price ($)=%{z}<extra></extra>", "legendgroup": "Gilbert", "marker": {"color": "#FFA15A", "opacity": 0.7, "symbol": "circle"}, "mode": "markers", "name": "Gilbert", "scene": "scene", "showlegend": true, "type": "scatter3d", "x": [1670, 1470, 1419, 1509, 2021, 1800, 1647, 1484, 1983, 1671, 1412, 1498, 1481, 1456, 1886, 1167, 1895, 1456, 1511, 1690, 2462, 1718, 1472, 1792, 1253], "y": [7, 6, 8, 6, 7, 6, 6, 6, 7, 6, 6, 6, 6, 6, 7, 6, 7, 6, 6, 6, 7, 7, 7, 6, 7], "z": [240000, 185000, 184100, 183200, 274725, 179000, 175000, 178900, 225000, 173000, 156932, 187500, 174000, 176000, 199900, 173000, 194500, 172785, 185000, 181000, 320000, 185000, 160000, 186500, 176000]}, {"hovertemplate": "Neighborhood=SWISU<br>Living Area (sq ft)=%{x}<br>Overall Quality=%{y}<br>Sale Price ($)=%{z}<extra></extra>", "legendgroup": "SWISU", "marker": {"color": "#19d3f3", "opacity": 0.7, "symbol": "circle"}, "mode": "markers", "name": "SWISU", "scene": "scene", "showlegend": true, "type": "scatter3d", "x": [1981, 1477, 1964, 3082, 2230, 1716, 1135, 1928, 1482, 2447], "y": [4, 7, 5, 7, 4, 5, 7, 5, 6, 6], "z": [135000, 145000, 130000, 197000, 118500, 135900, 155000, 160000, 140000, 169000]}, {"hovertemplate": "Neighborhood=Crawfor<br>Living Area (sq ft)=%{x}<br>Overall Quality=%{y}<br>Sale Price ($)=%{z}<extra></extra>", "legendgroup": "Crawfor", "marker": {"color": "#FF6692", "opacity": 0.7, "symbol": "circle"}, "mode": "markers", "name": "Crawfor", "scene": "scene", "showlegend": true, "type": "scatter3d", "x": [1902, 2555, 1802, 1680, 2727, 1308, 1494, 1502, 1426, 1954, 1152, 1717, 1784, 1646, 1564, 2259, 3447, 1740, 954, 1839, 1958], "y": [7, 6, 7, 6, 8, 5, 6, 6, 7, 7, 6, 7, 5, 8, 7, 6, 8, 7, 5, 6, 6], "z": [335000, 191000, 200100, 177000, 315000, 160000, 177500, 165000, 189950, 311500, 158500, 140000, 138887, 275000, 174500, 217000, 381000, 219500, 119750, 257500, 145000]}, {"hovertemplate": "Neighborhood=Mitchel<br>Living Area (sq ft)=%{x}<br>Overall Quality=%{y}<br>Sale Price ($)=%{z}<extra></extra>", "legendgroup": "Mitchel", "marker": {"color": "#B6E880", "opacity": 0.7, "symbol": "circle"}, "mode": "markers", "name": "Mitchel", "scene": "scene", "showlegend": true, "type": "scatter3d", "x": [1126, 1968, 874, 1204, 1567, 1389, 1217, 2149, 1728, 1062, 1734, 1959, 1824, 845, 974, 1216, 1034, 1040, 988, 768, 1120], "y": [5, 5, 5, 6, 6, 5, 7, 7, 6, 6, 5, 7, 6, 4, 5, 6, 6, 4, 5, 5, 5], "z": [160000, 172000, 130000, 162000, 196000, 170000, 173000, 239686, 150900, 146800, 126000, 171000, 139000, 129500, 93500, 164000, 169900, 132250, 113000, 129500, 147000]}, {"hovertemplate": "Neighborhood=IDOTRR<br>Living Area (sq ft)=%{x}<br>Overall Quality=%{y}<br>Sale Price ($)=%{z}<extra></extra>", "legendgroup": "IDOTRR", "marker": {"color": "#FF97FF", "opacity": 0.7, "symbol": "circle"}, "mode": "markers", "name": "IDOTRR", "scene": "scene", "showlegend": true, "type": "scatter3d", "x": [1092, 1012, 1044, 1077, 1077, 1517, 1108, 1344, 816, 816], "y": [4, 6, 5, 3, 5, 5, 7, 5, 5, 6], "z": [55000, 118400, 55993, 91000, 67000, 115000, 139400, 147000, 110000, 120500]}, {"hovertemplate": "Neighborhood=MeadowV<br>Living Area (sq ft)=%{x}<br>Overall Quality=%{y}<br>Sale Price ($)=%{z}<extra></extra>", "legendgroup": "MeadowV", "marker": {"color": "#FECB52", "opacity": 0.7, "symbol": "circle"}, "mode": "markers", "name": "MeadowV", "scene": "scene", "showlegend": true, "type": "scatter3d", "x": [1060, 630, 630, 630, 1092, 2521, 988], "y": [5, 4, 4, 4, 4, 6, 4], "z": [129900, 80000, 81000, 75500, 75000, 151400, 91000]}, {"hovertemplate": "Neighborhood=BrDale<br>Living Area (sq ft)=%{x}<br>Overall Quality=%{y}<br>Sale Price ($)=%{z}<extra></extra>", "legendgroup": "BrDale", "marker": {"color": "#636efa", "opacity": 0.7, "symbol": "circle"}, "mode": "markers", "name": "BrDale", "scene": "scene", "showlegend": true, "type": "scatter3d", "x": [987, 987], "y": [6, 6], "z": [100000, 106000]}, {"hovertemplate": "Neighborhood=Blueste<br>Living Area (sq ft)=%{x}<br>Overall Quality=%{y}<br>Sale Price ($)=%{z}<extra></extra>", "legendgroup": "Blueste", "marker": {"color": "#EF553B", "opacity": 0.7, "symbol": "circle"}, "mode": "markers", "name": "Blueste", "scene": "scene", "showlegend": true, "type": "scatter3d", "x": [1229, 1556], "y": [6, 6], "z": [124000, 151000]}, {"hovertemplate": "Neighborhood=Blmngtn<br>Living Area (sq ft)=%{x}<br>Overall Quality=%{y}<br>Sale Price ($)=%{z}<extra></extra>", "legendgroup": "Blmngtn", "marker": {"color": "#00cc96", "opacity": 0.7, "symbol": "circle"}, "mode": "markers", "name": "Blmngtn", "scene": "scene", "showlegend": true, "type": "scatter3d", "x": [1402, 1567, 1456, 1269, 1145], "y": [7, 8, 8, 8, 7], "z": [194201, 264561, 215000, 192000, 160200]}, {"hovertemplate": "Neighborhood=Veenker<br>Living Area (sq ft)=%{x}<br>Overall Quality=%{y}<br>Sale Price ($)=%{z}<extra></extra>", "legendgroup": "Veenker", "marker": {"color": "#ab63fa", "opacity": 0.7, "symbol": "circle"}, "mode": "markers", "name": "Veenker", "scene": "scene", "showlegend": true, "type": "scatter3d", "x": [1288, 1432, 1719], "y": [8, 5, 8], "z": [245500, 194000, 324000]}, {"hovertemplate": "Neighborhood=NPkVill<br>Living Area (sq ft)=%{x}<br>Overall Quality=%{y}<br>Sale Price ($)=%{z}<extra></extra>", "legendgroup": "NPkVill", "marker": {"color": "#FFA15A", "opacity": 0.7, "symbol": "circle"}, "mode": "markers", "name": "NPkVill", "scene": "scene", "showlegend": true, "type": "scatter3d", "x": [1548, 1069, 1069], "y": [6, 6, 6], "z": [155000, 127500, 140000]}], "layout": {"height": 700, "legend": {"title": {"text": "Neighborhood"}, "tracegroupgap": 0}, "scene": {"domain": {"x": [0, 1], "y": [0, 1]}, "xaxis": {"title": {"text": "Living Area (sq ft)"}}, "yaxis": {"title": {"text": "Overall Quality"}}, "zaxis": {"title": {"text": "Sale Price ($)"}}}, "title": {"text": "3D View: Living Area, Quality, and Price"}}}
